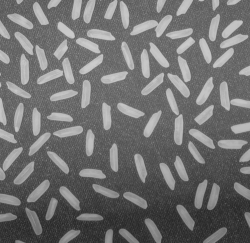
#> input picture mathworksexamples/NonuniformIlluminationExample_01.png, 250 x 243 px
$ python illumination_foreground_analyze.py
#> lines starting #> are read from the running program, lines starting #| are printed output that depends on the picture; after the words box and inside, x2 and y2 are one past the last pixel; in counts of white or black regions, pixels touching at a corner belong together
import cv2
import numpy as np
from matplotlib import pyplot as plt

image = cv2.imread('NonuniformIlluminationExample_01.png', 0)
#> image is the input picture: shape (243, 250); min 40, max 204, mean 112.3
kernel = np.ones((10,10), np.uint8)
erosion = cv2.erode(image , kernel , iterations=1) #background
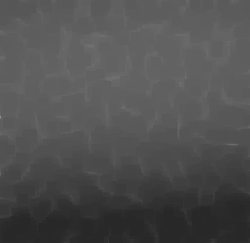
#> erosion: shape (243, 250); min 40, max 154, mean 79.7
substract_background_image = image - erosion #background removed
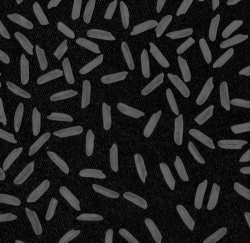
#> substract_background_image: shape (243, 250); min 0, max 111, mean 32.7
_, thr = cv2.threshold(substract_background_image, 50, 255, cv2.THRESH_BINARY) #thresholding
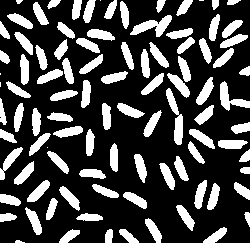
#> thr: shape (243, 250); 27% white; 97 white regions (5 under 20 px), largest, box (x1, y1, x2, y2) and area: (130, 15, 172, 37) 404, (166, 88, 183, 145) 400, (220, 81, 250, 111) 349
_, connected_components = cv2.connectedComponents(thr)#we find connected component
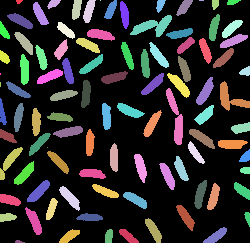
#> connected_components: shape (243, 250) int32; 98 distinct labels, from 0 to 97; one colour per label, 0 black

cv2.imshow('original', image)
#cv2.imshow('erode', erosion)
#cv2.imshow('substracted' , substract_background_image)
#cv2.imshow('threshold', thr)
plt.imshow(connected_components, cmap="nipy_spectral")
plt.show()
cv2.waitKey(0)

$ run again, with mathworksexamples/heykel.png copied over mathworksexamples/NonuniformIlluminationExample_01.png
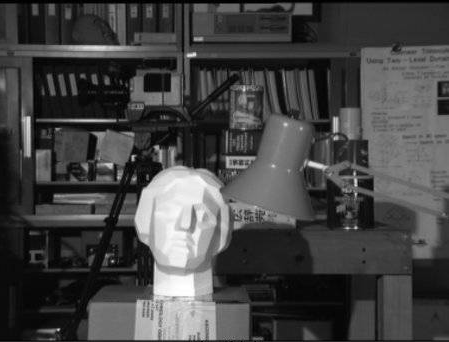
#> input picture mathworksexamples/heykel.png, 449 x 342 px
#> image is the input picture: shape (342, 449); min 0, max 255, mean 68
#> `_, thr = cv2.threshold(substract_background_image, 50, 255, cv2.THRESH..`:
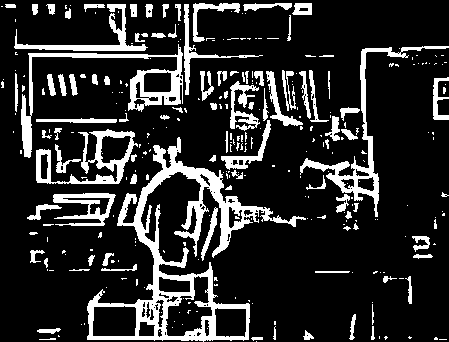
#> thr: shape (342, 449); 17.3% white; 306 white regions (210 under 20 px), largest, box (x1, y1, x2, y2) and area: (87, 137, 306, 342) 8129, (21, 44, 183, 158) 2454, (300, 46, 449, 217) 2103
#> `_, connected_components = cv2.connectedComponents(thr)#we find connect..`:
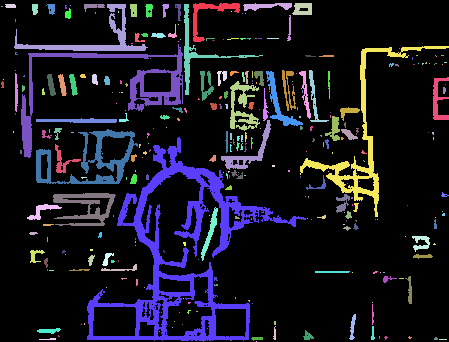
#> connected_components: shape (342, 449) int32; 307 distinct labels, from 0 to 306; one colour per label, 0 black
